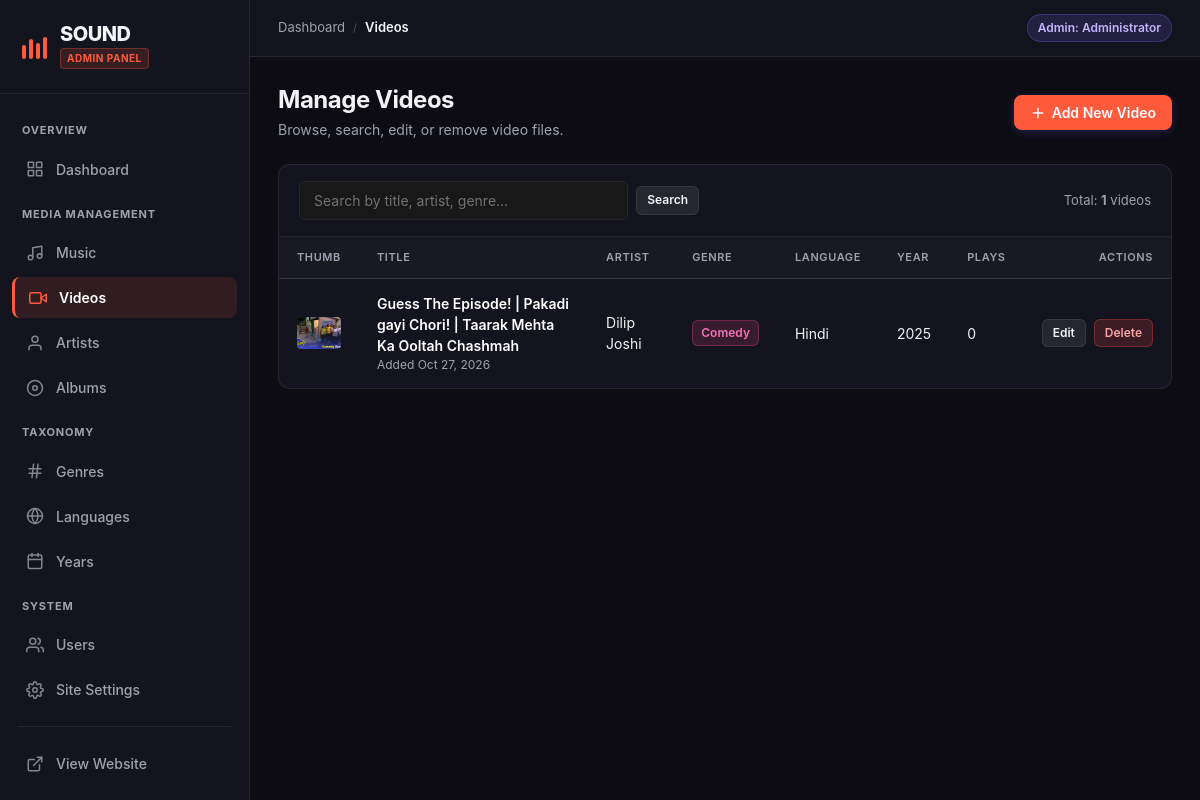
/admin/videos.php (signed in), run on the app's committed database.
### tables this page shows
CREATE TABLE `videos` (
  `id` int(11) NOT NULL,
  `artist_id` int(11) NOT NULL,
  `album_id` int(11) DEFAULT NULL,
  `genre_id` int(11) NOT NULL,
  `language_id` int(11) NOT NULL,
  `year_id` int(11) NOT NULL,
  `title` varchar(100) NOT NULL,
  `file_path` varchar(255) NOT NULL,
  `thumbnail` varchar(255) DEFAULT NULL,
  `description` text DEFAULT NULL,
  `duration` int(11) DEFAULT NULL,
  `play_count` int(11) DEFAULT 0,
  `created_at` timestamp NOT NULL DEFAULT current_timestamp()
);

CREATE TABLE `artists` (
  `id` int(11) NOT NULL,
  `name` varchar(100) NOT NULL,
  `description` text DEFAULT NULL
);

CREATE TABLE `genres` (
  `id` int(11) NOT NULL,
  `name` varchar(50) NOT NULL
);

CREATE TABLE `languages` (
  `id` int(11) NOT NULL,
  `name` varchar(50) NOT NULL
);

CREATE TABLE `years` (
  `id` int(11) NOT NULL,
  `year` int(11) NOT NULL
);

### config/database.php (called while the page is built, shortened)
<?php
try {
    $pdo = new PDO("mysql:host=" . DB_HOST . ";dbname=" . DB_NAME . ";charset=utf8mb4", DB_USER, DB_PASS);
    $pdo->setAttribute(PDO::ATTR_ERRMODE, PDO::ERRMODE_EXCEPTION);
} catch (PDOException $e) {
    if (defined('APP_DEBUG') && APP_DEBUG) {
        die("Could not connect to the database " . DB_NAME . ": " . $e->getMessage());
    } else {
        error_log("Database connection error: " . $e->getMessage());
        http_response_code(500);
        die("<!DOCTYPE html><html><head><title>Service Unavailable</title><link rel='stylesheet' href='/sound/assets/css/style.css'></head><body style='display:flex;align-items:center;justify-content:center;min-height:100vh;background:#121212;color:#fff;font-family:\"Segoe UI\", sans-serif;'><div style='text-align:center;'><h1>Service Temporarily Unavailable</h1><p style='color:#b3b3b3;'>We are experiencing database connectivity issues. Please try again in a few moments.</p></div></body></html>");
    }
}
function query($sql, $params = []) {
    global $pdo;
    $stmt = $pdo->prepare($sql);
    $stmt->execute($params);
    return $stmt;
}
function fetchAll($sql, $params = []) {
    return query($sql, $params)->fetchAll(PDO::FETCH_ASSOC);
}
function fetchOne($sql, $params = []) {
    return query($sql, $params)->fetch(PDO::FETCH_ASSOC);
}
require_once __DIR__ . '/../includes/helpers.php';

### includes/helpers.php (called while the page is built, shortened)
<?php
function asset_url($path) {
    $path = trim($path);
    $clean = ltrim($path, '/\\');
    return '/sound/' . str_replace('\\', '/', $clean);
}
function asset_exists($path) {
    $clean = ltrim(str_replace(['/sound/', '\\'], ['', '/'], $path), '/');
    return file_exists(ROOT_PATH . $clean);
}

### admin/videos.php (the view, shortened to what this page needs)
<?php
require_once __DIR__ . '/includes/admin_header.php';
$search = trim($_GET['search'] ?? '');
$params = [];
$where_clauses = [];
$where_sql = !empty($where_clauses) ? 'WHERE ' . implode(' AND ', $where_clauses) : '';
$count_sql = "SELECT COUNT(*) as count FROM videos v LEFT JOIN artists a ON v.artist_id = a.id LEFT JOIN genres g ON v.genre_id = g.id $where_sql";
$total_items = fetchOne($count_sql, $params)['count'] ?? 0;
$per_page = 10;
$total_pages = max(1, ceil($total_items / $per_page));
$page = max(1, min($total_pages, intval($_GET['page'] ?? 1)));
$offset = ($page - 1) * $per_page;
$items_sql = "SELECT v.*, a.name as artist_name, g.name as genre_name, l.name as language_name, y.year
              FROM videos v
              LEFT JOIN artists a ON v.artist_id = a.id
              LEFT JOIN genres g ON v.genre_id = g.id
              LEFT JOIN languages l ON v.language_id = l.id
              LEFT JOIN years y ON v.year_id = y.id
              $where_sql
              ORDER BY v.id DESC LIMIT $per_page OFFSET $offset";
$videos = fetchAll($items_sql, $params);
?>
<div class="admin-page-header">
    <div>
        <h1>Manage Videos</h1>
        <p style="color: var(--admin-text-muted); margin: 4px 0 0 0; font-size: 14px;">Browse, search, edit, or remove video files.</p>
    </div>
    <div class="header-actions">
        <a href="add_video.php" class="btn btn-primary">
            <svg width="16" height="16" viewBox="0 0 24 24" fill="none" stroke="currentColor" stroke-width="2" stroke-linecap="round" stroke-linejoin="round"><line x1="12" y1="5" x2="12" y2="19"></line><line x1="5" y1="12" x2="19" y2="12"></line></svg>
            Add New Video
        </a>
    </div>
</div>
<div class="admin-table-container">
    <div class="admin-table-toolbar">
        <form method="get" action="videos.php" class="admin-search-form">
            <input type="text" name="search" class="admin-search-input" placeholder="Search by title, artist, genre..." value="<?php echo htmlspecialchars($search); ?>">
            <button type="submit" class="btn btn-secondary btn-sm">Search</button>
        </form>
        <div style="font-size: 13px; color: var(--admin-text-muted);">
            Total: <strong><?php echo $total_items; ?></strong> videos
        </div>
    </div>
    <?php if (empty($videos)): ?>
        <div class="admin-empty-state">
            <svg class="admin-empty-icon" viewBox="0 0 24 24" fill="none" stroke="currentColor" stroke-width="2" stroke-linecap="round" stroke-linejoin="round">
                <polygon points="23 7 16 12 23 17 23 7"></polygon>
                <rect x="1" y="5" width="15" height="14" rx="2" ry="2"></rect>
            </svg>
            <h3>No Videos Found</h3>
            <p><?php echo $search !== '' ? 'No videos matched your search "' . htmlspecialchars($search) . '".' : 'There are no videos uploaded yet.'; ?></p>
            <?php if ($search !== ''): ?>
                <a href="videos.php" class="btn btn-secondary btn-sm">Clear Search</a>
            <?php else: ?>
                <a href="add_video.php" class="btn btn-primary btn-sm">Upload Your First Video</a>
            <?php endif; ?>
        </div>
    <?php else: ?>
        <div style="overflow-x: auto;">
            <table class="admin-table">
                <thead>
                    <tr>
                        <th style="width: 50px;">Thumb</th>
                        <th>Title</th>
                        <th>Artist</th>
                        <th>Genre</th>
                        <th>Language</th>
                        <th>Year</th>
                        <th>Plays</th>
                        <th style="text-align: right;">Actions</th>
                    </tr>
                </thead>
                <tbody>
                    <?php foreach ($videos as $video): ?>
                        <tr>
                            <td>
                                <?php if (!empty($video['thumbnail']) && asset_exists($video['thumbnail'])): ?>
                                    <img src="<?php echo htmlspecialchars(asset_url($video['thumbnail'])); ?>" alt="Thumb" style="width: 48px; height: 32px; border-radius: 4px; object-fit: cover;">
                                <?php else: ?>
                                    <div style="width: 48px; height: 32px; border-radius: 4px; background: #242424; display: flex; align-items: center; justify-content: center; font-size: 10px; font-weight: bold; color: var(--accent);">
                                        MP4
                                    </div>
                                <?php endif; ?>
                            </td>
                            <td>
                                <div style="font-weight: 600; color: #fff;"><?php echo htmlspecialchars($video['title']); ?></div>
                                <div style="font-size: 12px; color: var(--admin-text-muted);">Added <?php echo date('M j, Y', strtotime($video['created_at'])); ?></div>
                            </td>
                            <td><?php echo htmlspecialchars($video['artist_name'] ?? 'Unknown'); ?></td>
                            <td><span class="admin-badge admin-badge-video"><?php echo htmlspecialchars($video['genre_name'] ?? '-'); ?></span></td>
                            <td><?php echo htmlspecialchars($video['language_name'] ?? '-'); ?></td>
                            <td><?php echo htmlspecialchars($video['year'] ?? '-'); ?></td>
                            <td><?php echo number_format($video['play_count'] ?? 0); ?></td>
                            <td style="text-align: right;">
                                <div style="display: inline-flex; align-items: center; gap: 8px;">
                                    <a href="edit_video.php?id=<?php echo $video['id']; ?>" class="btn btn-secondary btn-sm">Edit</a>
                                    <form method="post" action="videos.php" style="margin: 0; display: inline;" onsubmit="return confirm('Are you sure you want to delete this video: &quot;<?php echo htmlspecialchars(addslashes($video['title'])); ?>&quot;? This cannot be undone.');">
                                        <button type="submit" class="btn btn-danger btn-sm">Delete</button>
                                    </form>
                                </div>
                            </td>
                        </tr>
                    <?php endforeach; ?>
                </tbody>
            </table>
        </div>
    <?php endif; ?>
</div>
<?php require_once __DIR__ . '/includes/admin_footer.php'; ?>

### assets/css/style.css (style rules this page uses)
:root { --bg-base: #121212; --bg-surface: #181818; --bg-card: #181818; --bg-card-hover: #242424; --bg-elevated: #282828; --bg-highlight: #323232; --border-color: #282828; --border-hover: #3e3e3e; --text-primary: #FFFFFF; --text-muted: #B3B3B3; --text-subtle: #727272; --accent: #FF5A3C; --accent-hover: #ff7157; --accent-active: #e04a2f; --accent-subtle: rgba(255, 90, 60, 0.15); --accent-text: #FFFFFF; --danger: #ef4444; --danger-subtle: rgba(239, 68, 68, 0.15); --success: #22c55e; --success-subtle: rgba(34, 197, 94, 0.15); --font-sans: 'Segoe UI', -apple-system, BlinkMacSystemFont, Roboto, 'Helvetica Neue', Arial, sans-serif; --font-mono: SFMono-Regular, Consolas, 'Liberation Mono', Menlo, monospace; --radius-sm: 4px; --radius-md: 6px; --radius-card: 8px; --radius-pill: 9999px; --sidebar-width: 240px; --player-height: 80px; --topbar-height: 64px; --transition-fast: 0.15s ease; --transition-normal: 0.2s ease; --shadow-card: 0 4px 12px rgba(0, 0, 0, 0.4); --shadow-dropdown: 0 8px 24px rgba(0, 0, 0, 0.6); }
*, *::before, *::after { margin: 0; padding: 0; box-sizing: border-box; }
html { font-size: 16px; color-scheme: dark; background-color: var(--bg-base); }
body { font-family: var(--font-sans); background-color: var(--bg-base); color: var(--text-primary); line-height: 1.5; -webkit-font-smoothing: antialiased; -moz-osx-font-smoothing: grayscale; min-height: 100vh; }
a { color: inherit; text-decoration: none; transition: color var(--transition-fast); }
img, svg { display: block; max-width: 100%; }
button, input, select, textarea { font-family: inherit; font-size: inherit; color: inherit; }
h1, h2, h3, h4, h5, h6 { color: var(--text-primary); font-weight: 700; line-height: 1.25; }
h1 { font-size: 28px; margin-bottom: 20px; letter-spacing: -0.02em; }
p { color: var(--text-muted); margin-bottom: 12px; }
.btn { display: inline-flex; align-items: center; justify-content: center; gap: 8px; padding: 9px 18px; border: 1px solid transparent; border-radius: var(--radius-md); cursor: pointer; font-size: 14px; font-weight: 600; line-height: 1.4; text-align: center; transition: background-color var(--transition-fast), border-color var(--transition-fast), transform var(--transition-fast), opacity var(--transition-fast); user-select: none; }
.btn-primary { background-color: var(--accent); color: var(--accent-text); border-color: var(--accent); }
.btn-secondary { background-color: var(--bg-elevated); color: var(--text-primary); border-color: var(--border-color); }
.btn-danger { background-color: var(--danger); color: #FFFFFF; border-color: var(--danger); }
.btn-sm { padding: 6px 12px; font-size: 12px; border-radius: var(--radius-sm); }
input[type="text"], input[type="email"], input[type="password"], input[type="number"], input[type="tel"], input[type="search"], input[type="file"], select, textarea { width: 100%; padding: 10px 14px; border: 1px solid var(--border-color); border-radius: var(--radius-md); background-color: var(--bg-surface); color: var(--text-primary); font-size: 14px; outline: none; transition: border-color var(--transition-fast), background-color var(--transition-fast); }
input::placeholder, textarea::placeholder { color: var(--text-subtle); }

### data on the page
videos: thumbnail (picture), title "Guess The Episode! | Pakadi gayi Chori! | Taarak Mehta Ka Ooltah Chashmah", created_at "Oct 27, 2026", artist.name "Dilip Joshi", genre.name "Comedy", language.name "Hindi", year.year "2025", play_count "0"

### other printed values
$site_name "SOUND"
$crumb['title'] "Dashboard"
$crumb['title'] "Videos"
$user_name "Administrator"
$total_items "1"
